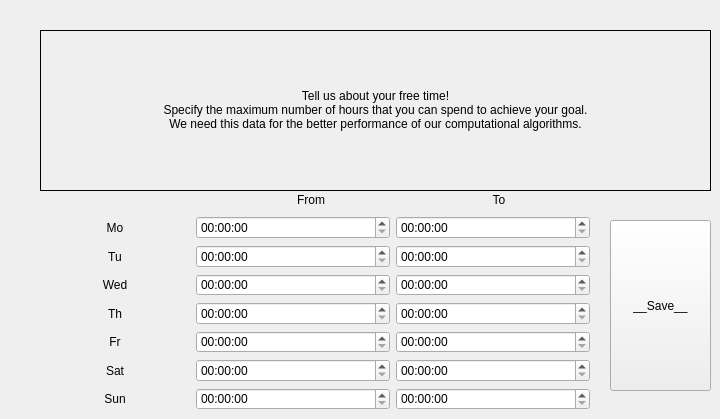
      <widget class="QWidget" name="tab_6">
       <attribute name="title">
        <string>Time management</string>
       </attribute>
       <widget class="QLabel" name="timemanagementDescription_label">
        <property name="geometry">
         <rect>
          <x>40</x>
          <y>30</y>
          <width>671</width>
          <height>161</height>
         </rect>
        </property>
        <property name="frameShape">
         <enum>QFrame::Panel</enum>
        </property>
        <property name="text">
         <string>Tell us about your free time!&lt;br /&gt;Specify the maximum number of hours that you can spend to achieve your goal.&lt;br /&gt;We need this data for the better performance of our computational algorithms.</string>
        </property>
        <property name="alignment">
         <set>Qt::AlignCenter</set>
        </property>
       </widget>
       <widget class="QPushButton" name="timeManagSave_button">
        <property name="geometry">
         <rect>
          <x>610</x>
          <y>220</y>
          <width>101</width>
          <height>171</height>
         </rect>
        </property>
        <property name="minimumSize">
         <size>
          <width>0</width>
          <height>40</height>
         </size>
        </property>
        <property name="text">
         <string>__Save__</string>
        </property>
       </widget>
       <widget class="QWidget" name="">
        <property name="geometry">
         <rect>
          <x>40</x>
          <y>190</y>
          <width>550</width>
          <height>220</height>
         </rect>
        </property>
        <layout class="QVBoxLayout" name="verticalLayout_27">
         <item>
          <layout class="QHBoxLayout" name="horizontalLayout_55">
           <item>
            <spacer name="horizontalSpacer_100">
             <property name="orientation">
              <enum>Qt::Horizontal</enum>
             </property>
             <property name="sizeType">
              <enum>QSizePolicy::Fixed</enum>
             </property>
             <property name="sizeHint" stdset="0">
              <size>
               <width>180</width>
               <height>20</height>
              </size>
             </property>
            </spacer>
           </item>
           <item>
            <widget class="QLabel" name="from_label">
             <property name="text">
              <string>From</string>
             </property>
             <property name="alignment">
              <set>Qt::AlignCenter</set>
             </property>
            </widget>
           </item>
           <item>
            <widget class="QLabel" name="to_label">
             <property name="text">
              <string>To</string>
             </property>
             <property name="alignment">
              <set>Qt::AlignCenter</set>
             </property>
            </widget>
           </item>
          </layout>
         </item>
         <item>
          <layout class="QVBoxLayout" name="verticalLayout_26">
           <item>
            <layout class="QHBoxLayout" name="horizontalLayout_48">
             <item>
              <widget class="QLabel" name="label_2">
               <property name="maximumSize">
                <size>
                 <width>150</width>
                 <height>16777215</height>
                </size>
               </property>
               <property name="text">
                <string>Mo</string>
               </property>
               <property name="alignment">
                <set>Qt::AlignCenter</set>
               </property>
              </widget>
             </item>
             <item>
              <widget class="QTimeEdit" name="timeEdit">
               <property name="frame">
                <bool>true</bool>
               </property>
              </widget>
             </item>
             <item>
              <widget class="QTimeEdit" name="timeEdit_2">
               <property name="frame">
                <bool>true</bool>
               </property>
              </widget>
             </item>
            </layout>
           </item>
           <item>
            <layout class="QHBoxLayout" name="horizontalLayout_49">
             <item>
              <widget class="QLabel" name="label_3">
               <property name="maximumSize">
                <size>
                 <width>150</width>
                 <height>16777215</height>
                </size>
               </property>
               <property name="text">
                <string>Tu</string>
               </property>
               <property name="alignment">
                <set>Qt::AlignCenter</set>
               </property>
              </widget>
             </item>
             <item>
              <widget class="QTimeEdit" name="timeEdit_4">
               <property name="frame">
                <bool>true</bool>
               </property>
              </widget>
             </item>
             <item>
              <widget class="QTimeEdit" name="timeEdit_3">
               <property name="frame">
                <bool>true</bool>
               </property>
              </widget>
             </item>
            </layout>
           </item>
           <item>
            <layout class="QHBoxLayout" name="horizontalLayout_50">
             <item>
              <widget class="QLabel" name="label_4">
               <property name="maximumSize">
                <size>
                 <width>150</width>
                 <height>16777215</height>
                </size>
               </property>
               <property name="text">
                <string>Wed</string>
               </property>
               <property name="alignment">
                <set>Qt::AlignCenter</set>
               </property>
              </widget>
             </item>
             <item>
              <widget class="QTimeEdit" name="timeEdit_6">
               <property name="frame">
                <bool>true</bool>
               </property>
              </widget>
             </item>
             <item>
              <widget class="QTimeEdit" name="timeEdit_5">
               <property name="frame">
                <bool>true</bool>
               </property>
              </widget>
             </item>
            </layout>
           </item>
           <item>
            <layout class="QHBoxLayout" name="horizontalLayout_51">
             <item>
              <widget class="QLabel" name="label_9">
               <property name="maximumSize">
                <size>
                 <width>150</width>
                 <height>16777215</height>
                </size>
               </property>
               <property name="text">
                <string>Th</string>
               </property>
               <property name="alignment">
                <set>Qt::AlignCenter</set>
               </property>
              </widget>
             </item>
             <item>
              <widget class="QTimeEdit" name="timeEdit_8">
               <property name="frame">
                <bool>true</bool>
               </property>
              </widget>
             </item>
             <item>
              <widget class="QTimeEdit" name="timeEdit_7">
               <property name="frame">
                <bool>true</bool>
               </property>
              </widget>
             </item>
            </layout>
           </item>
           <item>
            <layout class="QHBoxLayout" name="horizontalLayout_52">
             <item>
              <widget class="QLabel" name="label_11">
               <property name="maximumSize">
                <size>
                 <width>150</width>
                 <height>16777215</height>
                </size>
               </property>
               <property name="text">
                <string>Fr</string>
               </property>
               <property name="alignment">
                <set>Qt::AlignCenter</set>
               </property>
              </widget>
             </item>
             <item>
              <widget class="QTimeEdit" name="timeEdit_10">
               <property name="frame">
                <bool>true</bool>
               </property>
              </widget>
             </item>
             <item>
              <widget class="QTimeEdit" name="timeEdit_9">
               <property name="frame">
                <bool>true</bool>
               </property>
              </widget>
             </item>
            </layout>
           </item>
           <item>
            <layout class="QHBoxLayout" name="horizontalLayout_53">
             <item>
              <widget class="QLabel" name="label_12">
               <property name="maximumSize">
                <size>
                 <width>150</width>
                 <height>16777215</height>
                </size>
               </property>
               <property name="text">
                <string>Sat</string>
               </property>
               <property name="alignment">
                <set>Qt::AlignCenter</set>
               </property>
              </widget>
             </item>
             <item>
              <widget class="QTimeEdit" name="timeEdit_12">
               <property name="frame">
                <bool>true</bool>
               </property>
              </widget>
             </item>
             <item>
              <widget class="QTimeEdit" name="timeEdit_11">
               <property name="frame">
                <bool>true</bool>
               </property>
              </widget>
             </item>
            </layout>
           </item>
           <item>
            <layout class="QHBoxLayout" name="horizontalLayout_54">
             <item>
              <widget class="QLabel" name="label_10">
               <property name="maximumSize">
                <size>
                 <width>150</width>
                 <height>16777215</height>
                </size>
               </property>
               <property name="text">
                <string>Sun</string>
               </property>
               <property name="alignment">
                <set>Qt::AlignCenter</set>
               </property>
              </widget>
             </item>
             <item>
              <widget class="QTimeEdit" name="timeEdit_14">
               <property name="frame">
                <bool>true</bool>
               </property>
              </widget>
             </item>
             <item>
              <widget class="QTimeEdit" name="timeEdit_13">
               <property name="frame">
                <bool>true</bool>
               </property>
              </widget>
             </item>
            </layout>
           </item>
          </layout>
         </item>
        </layout>
       </widget>
      </widget>
